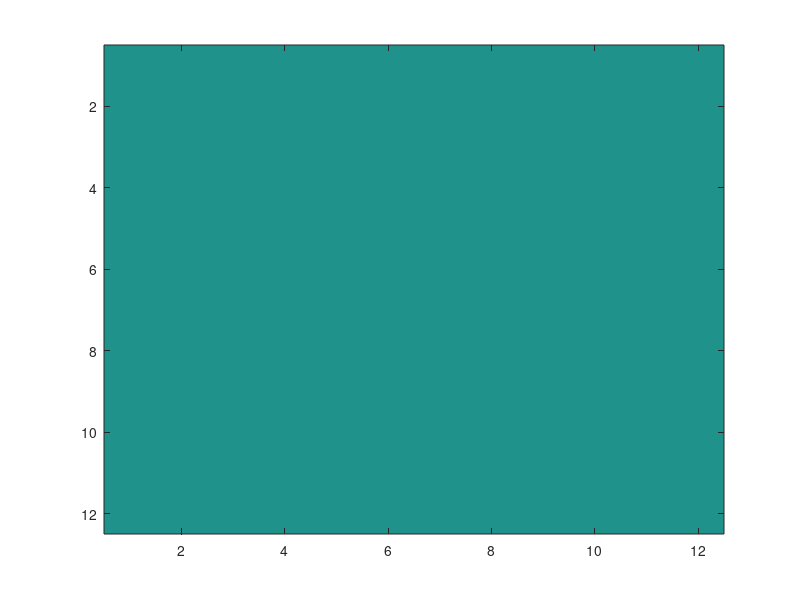

Write MATLAB code to recreate this figure. (Note: this script raises an error after producing the figure.)
function createPerformanceFig_CoordFrameProj

global h
              
    % Create figure
    h.performanceF = figure('NumberTitle',    'off',...
                             'name',           'Performance (no trials yet completed)',...
                             'color',          'w',...
                             'units',          'centimeters',...
                             'position',       [20.8 2.5 10 8],...
                             'MenuBar',        'none',...
                             'KeyPressFcn',    @KeyPress);    
    
    % Create axes
    h.performanceA = axes;
    
    % Create image and color bar
    h.im = imagesc(zeros(12,12));
    h.im = repmat(h.im, 1, 4);
    colormap(magma)
    cbar = colorbar;
    
    % Format exes
    axis square
    xlabel('Target Location')
    ylabel('Response Location')
    ylabel(cbar,'N Trials','FontSize',8)
    title('Performance')
            
    set(h.performanceA, 'FontSize',     8,...
        'FontName',     'arial',...
        'color',        'none',...
        'xcolor',       'k',...
        'xdir',         'normal',...
        'ycolor',       'k');